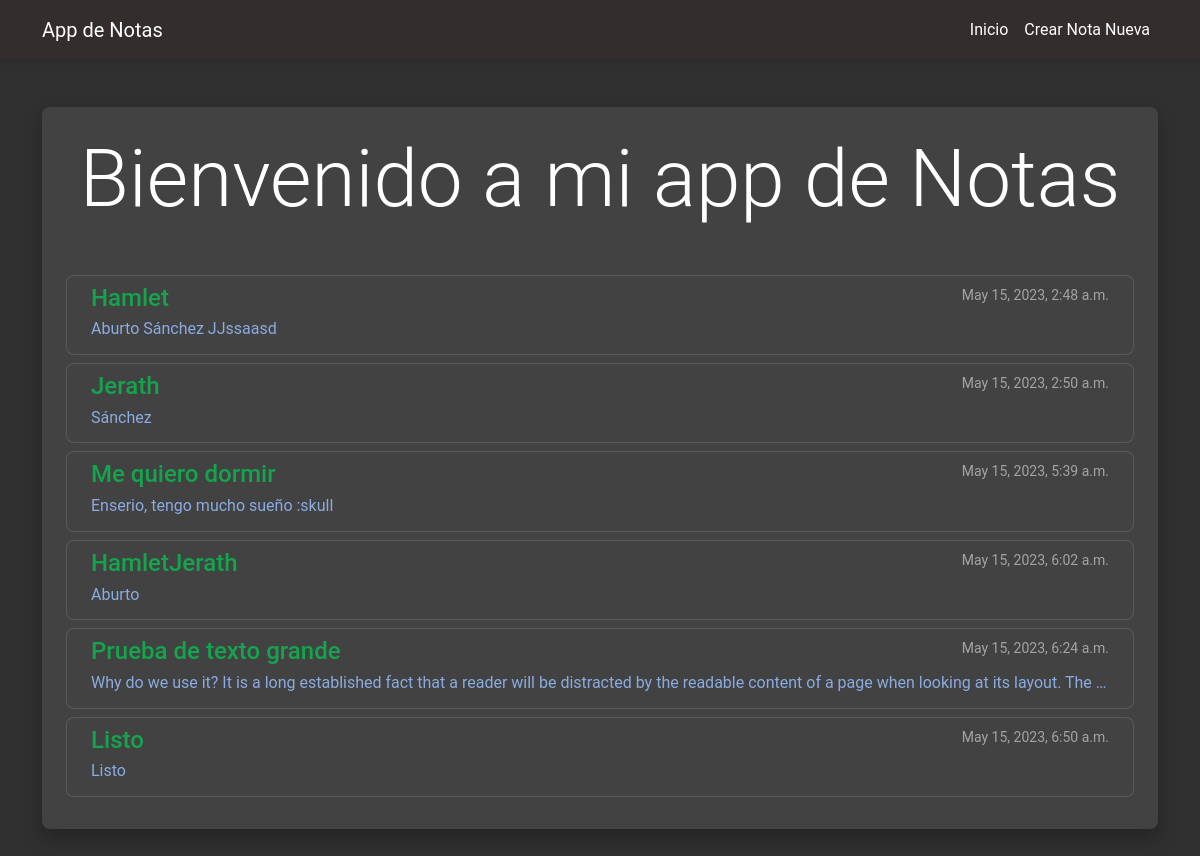
The page / on the database its author committed.
### NotasApp/models.py (models this page shows, shortened)
class Nota(models.Model):
    nombre = models.CharField(max_length=100)
    contenido = models.TextField(blank=True)
    fecha = models.DateTimeField(auto_now_add=True)

### NotasApp/views.py (the view)
# urls.py: path('', views.index, name='index'),
def index(request):
    Notas = Nota.objects.all()
    return render (request, "NotasApp/index.html", {'Notas': Notas})

### NotasApp/templates/NotasApp/index.html
{% extends 'NotasApp/base.html' %}
{% block body %}
       <main class="container py-5">
        <section class="card card-body">
            <h1 class="display-1 text-center mb-5" >Bienvenido a mi app de Notas</h1>
            {% for nota in Notas %}
            <div class="list-group">
                <a href="{% url 'details' nota.id %}" class="list-group-item list-group-item-action mb-2">
                  <div class="d-flex w-100 justify-content-between">
                    <h4 class="mb-1 text-success">{{nota.nombre}}</h4>
                    <small class="text-muted">{{nota.fecha}}</small>
                  </div>
                  <p class="mb-1 text-truncate">{{nota.contenido}}</p>
                </a>
              </div>
            {% endfor%}
           </section>
       </main>
{% endblock %}

### NotasApp/templates/NotasApp/base.html (shortened to what this page needs)
<!DOCTYPE html>
<html lang="en">
<head>
    <link rel="stylesheet" href="https://cdn.jsdelivr.net/npm/bootstrap@5.2.3/dist/css/bootstrap.min.css">
    <link rel="stylesheet" href="https://cdnjs.cloudflare.com/ajax/libs/mdb-ui-kit/6.3.0/mdb.dark.min.css" />
</head>
<body>
    <nav class="navbar navbar-expand-lg bg-dark navbar-dark">
        <div class="container">
          <a class="navbar-brand" href="/">App de Notas</a>
          <div class="collapse navbar-collapse" id="navbarNavAltMarkup">
            <div class="navbar-nav ms-auto">
              <a class="nav-link" href="{% url 'index' %}">Inicio</a>
              <a class="nav-link" href="{% url 'create' %}">Crear Nota Nueva</a>
            </div>
          </div>
        </div>
      </nav>
    {% block body %}{% endblock %}
</body>
</html>

### rows shown on the page
Nota: nombre "Hamlet", fecha "May 15, 2023, 2:48 a.m.", contenido "Aburto Sánchez JJssaasd"
Nota: nombre "Jerath", fecha "May 15, 2023, 2:50 a.m.", contenido "Sánchez"
Nota: nombre "Me quiero dormir", fecha "May 15, 2023, 5:39 a.m.", contenido "Enserio, tengo mucho sueño :skull"
Nota: nombre "HamletJerath", fecha "May 15, 2023, 6:02 a.m.", contenido "Aburto"
Nota: nombre "Prueba de texto grande", fecha "May 15, 2023, 6:24 a.m.", contenido "Why do we use it? It is a long established fact that a reader will be distracted by the readable content of a page when looking at its layout. The…"
Nota: nombre "Listo", fecha "May 15, 2023, 6:50 a.m.", contenido "Listo"
